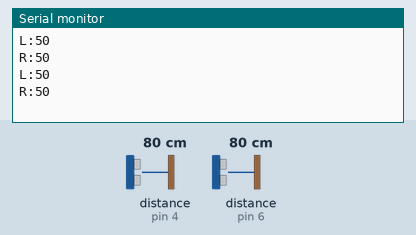
This sketch was run on a simulated Arduino Uno, built with avr-gcc and run on an emulated ATmega328P. Parts: the last lines printed to the serial monitor. Wiring (inferred from the names in the program): 2 × ultrasonic range finder: trigger pin 3, echo pin 4 / trigger pin 5, echo pin 6. Inputs (shaded band) come from the test bench; at power-on: distance to the obstacle (sensors on pin 4, pin 6) 80 cm. The echo pulse lasts 58.3 µs per cm.

Above: at 1.2 s.
1.3 s: distance to the obstacle (sensor on pin 4) set to 2 cm
At 2.8 s:
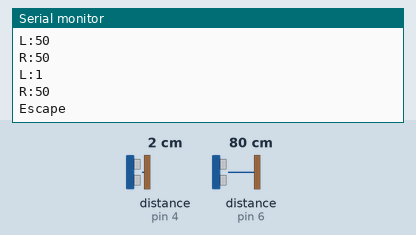
4.3 s: distance to the obstacle (sensor on pin 6) set to 2 cm
At 5.6 s:
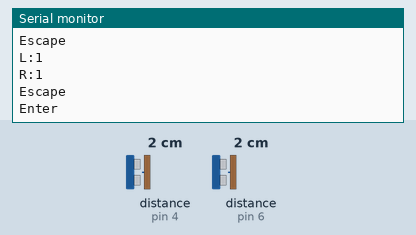
7.3 s: distance to the obstacle (sensor on pin 4) set to 28 cm
At 8.29 s:
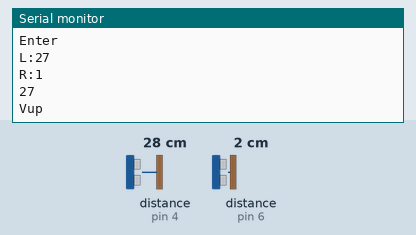
9.5 s: distance to the obstacle (sensor on pin 4) set to 22 cm
At 9.8 s:
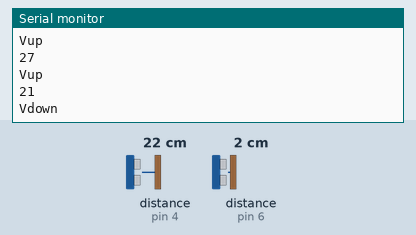
Timing chart, 0 to 12.3 s (numbered marks = the images above; inputs shaded):
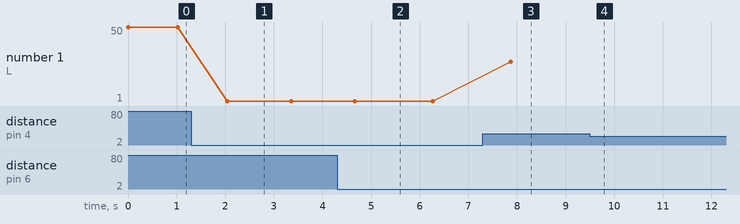

Measured:
- after the input at 1.3 s, the serial monitor: prints a new line after 0.74 s (image 1)
- after the input at 4.3 s, the serial monitor: prints a new line after 0.37 s (image 2)
- after the input at 7.3 s, the serial monitor: prints a new line after 0.58 s (image 3)
- after the input at 9.5 s, the serial monitor: prints a new line after 0.09 s (image 4)
- plotted number 1: 50 → 1 after the input at 1.3 s, 1 → 27 after the input at 7.3 s

The sketch:

Gesture_code.ino
```cpp
// setup for APDS9930 sensor :

//#include <Wire.h>

// Setup for ULtrasonic sensors :
const int trigger1 = 3; //Trigger pin of 1st Sesnor
const int echo1 = 4; //Echo pin of 1st Sesnor
const int trigger2 = 5; //Trigger pin of 2nd Sesnor
const int echo2 = 6; //Echo pin of 2nd Sesnor

long time_taken;
int dist,distL,distR;


void setup() {
Serial.begin(9600);
// ULtrasonic sensor :
pinMode(trigger1, OUTPUT);
pinMode(echo1, INPUT);

pinMode(trigger2, OUTPUT);
pinMode(echo2, INPUT);


}

/*###Function to calculate distance###*/
void calculate_distance(int trigger, int echo)
{

digitalWrite(trigger, LOW);
delayMicroseconds(2);
digitalWrite(trigger, HIGH);
delayMicroseconds(10);
digitalWrite(trigger, LOW);

time_taken = pulseIn(echo, HIGH);
dist= time_taken*0.034/2;

if (dist>50)
dist = 50;
}

void loop() {
// Ultra-sonic sensor actions code :
// Left Sensor :
calculate_distance(trigger1,echo1);
distL =dist; //get distance of left sensor

String LName = "L:";
String LValue = LName + distL ;
Serial.println(LValue);
//delay(500);

// Right Sensor :
calculate_distance(trigger2,echo2);
distR =dist; //get distance of left sensor

String RName = "R:";
String RValue = RName + distR;
Serial.println(RValue);
// delay(1200);


// Action : Pause/Play
if ((distL >40 && distR>40) && (distL <50 && distR<50)) //Detect both hands
{Serial.println("Play/Pause"); delay(300);}

calculate_distance(trigger1,echo1);
distL =dist;

calculate_distance(trigger2,echo2);
distR =dist;

//Control Modes for Left Sensor :

// Action  : Escape
if (distL <= 7){
  Serial.println("Escape"); delay(300);
}

// Action  : Control Rewind 1x
if (distL >= 10 && distL <= 15){
 while(distL <= 18 )
  {
    calculate_distance(trigger1,echo1);
    distL = dist;
    if (distL >= 10 && distL <= 15){
      String LName = "L:";
      String LValue = LName + distL ;
      Serial.println(LValue);
      Serial.println("CTabs"); delay(300);
    }
  }
}


// Action : Increase/Decrease Volume
if (distL >= 20 && distL <= 30){
  delay(200);

  while(distL <= 30 )
  {
    calculate_distance(trigger1,echo1);
    distL = dist;

    // Decrease Volume :
    if (distL < 25 && distL > 20)
    {
      Serial.println(distL);
      Serial.println("Vdown"); delay(300);
    }

    // Increase Volume :
    if (distL < 30 && distL > 25)
    {
       Serial.println(distL);
       Serial.println("Vup"); delay(300);
    }

  }
}

// -------------------------------------------------------

//Control Modes for Right Sensor :

// Action  : Enter
if (distR <= 7){
  Serial.println("Enter"); delay(300);
}

// Action  : Control Forward 1x
if (distR >= 10 && distR <= 15){
  Serial.println("Tab"); delay(300);
}


// Action : Continuous Fast Forwar/Rewind Volume
if (distR >= 20 && distR <= 30){

  while(distR <= 30 )
  {
    calculate_distance(trigger2,echo2);
    distR = dist;

    // Decrease Volume :
    if (distR < 25 && distR > 20)
    {
      Serial.println(distR);
      Serial.println("FForward");  delay(300);
    }

    // Increase Volume :
    if (distR < 30 && distR > 25)
    {
       Serial.println(distR);
       Serial.println("FRewind"); delay(300);
    }

  }
}


// Wait second before next reading
delay(1000);
}
```
